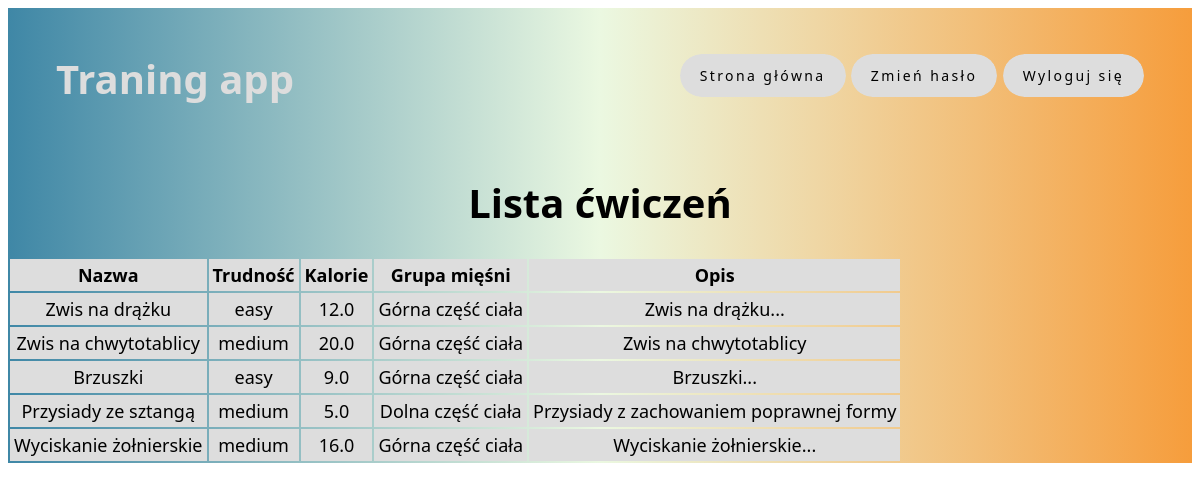
The page /traningapp/exercise_list/ on the database as committed earlier.
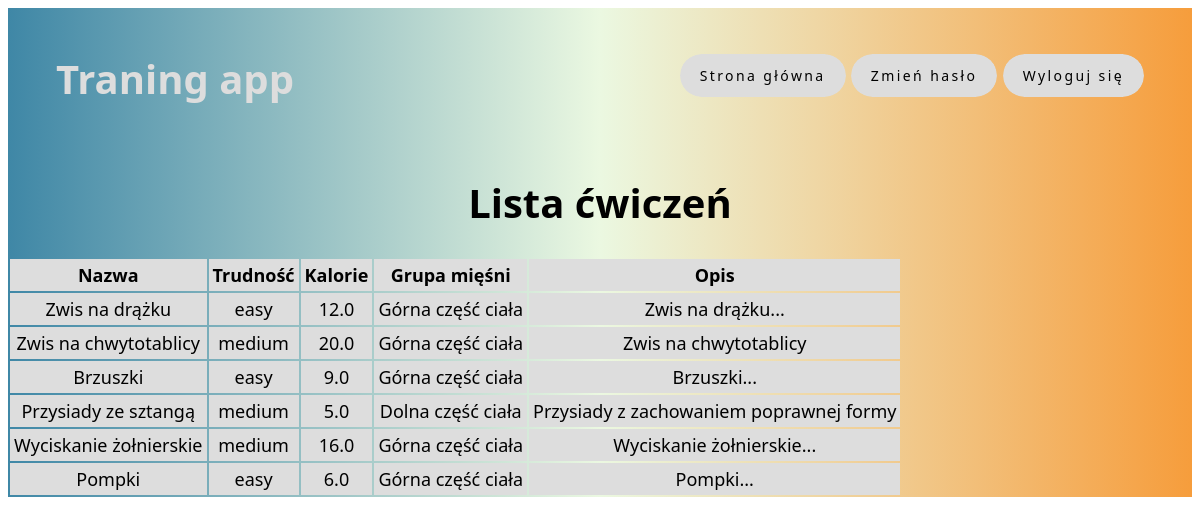
The same page on the database as committed later.
### traningapp/models.py (models this page shows, shortened)
class Exercise(models.Model):
    name = models.CharField(max_length=100)
    difficulty = models.CharField(max_length=50, choices=[('easy', 'Easy'), ('medium', 'Medium'), ('hard', 'Hard')])
    calories_per_one = models.FloatField()
    body_part = models.ForeignKey(BodyPart, on_delete=models.SET_NULL, null=True)
    description = models.TextField(blank=True)

class BodyPart(models.Model):
    name = models.CharField(max_length=100)

### traningapp/views.py (the view)
# urls.py: path('exercise_list/', exercise_list, name='exercise_list'),
def exercise_list(request):
    exercises = Exercise.objects.all()
    return render(request, 'exercise_list.html', {'exercises': exercises})

### templates/exercise_list.html
{% extends 'base.html' %}
{% block content %}
<div style="justify-content: center; text-align: center ">
    <h1>Lista ćwiczeń</h1>
    <table>
        <thead>
            <tr>
                <th class="tab1">Nazwa</th>
                <th class="tab1">Trudność</th>
                <th class="tab1">Kalorie</th>
                <th class="tab1">Grupa mięśni</th>
                <th class="tab1">Opis</th>
            </tr>
        </thead>
        <tbody>
            {% for exercise in exercises %}
            <tr>
                <td class="tab1">{{ exercise.name }}</td>
                <td class="tab1">{{ exercise.difficulty }}</td>
                <td class="tab1">{{ exercise.calories_per_one }}</td>
                <td class="tab1">{% if exercise.body_part %}{{ exercise.body_part.name }}{% endif %}</td>
                <td class="tab1">{{ exercise.description }}</td>
            </tr>
            {% endfor %}
        </tbody>
    </table>
</div>
{% endblock %}

Rows that differ between the two databases and show on the page:
added Exercise: name "Pompki", difficulty "easy", calories_per_one "6.0", body_part.name "Górna część ciała", description "Pompki..."
